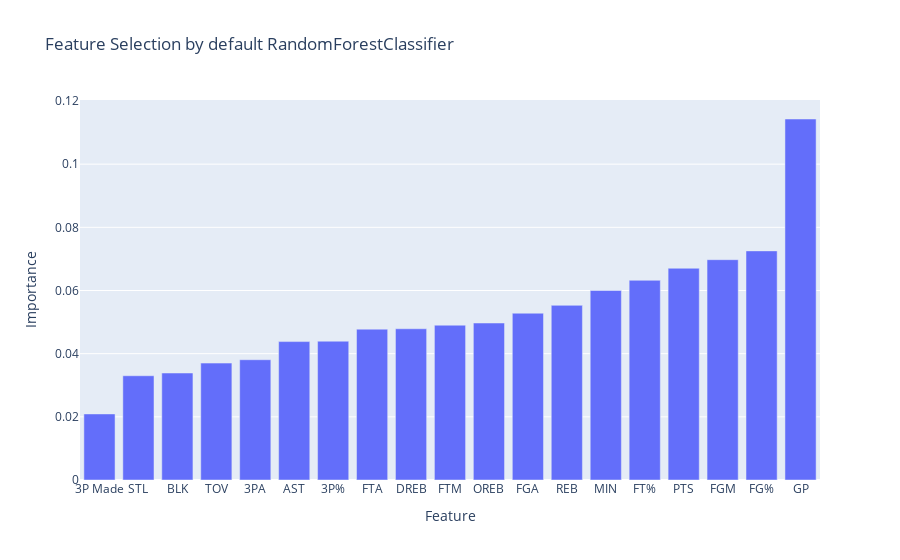

This figure's notebook cell:
### Code cell
feature_importance_tree_model(df.drop(["TARGET_5Yrs"], axis=1), df["TARGET_5Yrs"], RandomForestClassifier())

### Figure 1 — Plotly figure (JSON) as saved in the notebook; plotly's stock layout.template omitted (floating-point values rounded to 4 significant figures)
{"data": [{"alignmentgroup": "True", "hovertemplate": "Feature=%{x}<br>Importance=%{y}<extra></extra>", "legendgroup": "", "marker": {"color": "#636efa", "pattern": {"shape": ""}}, "name": "", "offsetgroup": "", "orientation": "v", "showlegend": false, "textposition": "auto", "type": "bar", "x": ["3P Made", "STL", "BLK", "TOV", "3PA", "AST", "3P%", "FTA", "DREB", "FTM", "OREB", "FGA", "REB", "MIN", "FT%", "PTS", "FGM", "FG%", "GP"], "xaxis": "x", "y": [0.02092, 0.033, 0.03388, 0.03701, 0.03808, 0.04382, 0.04395, 0.04776, 0.04788, 0.04902, 0.0497, 0.05281, 0.0553, 0.06001, 0.06323, 0.06704, 0.06976, 0.07254, 0.1143], "yaxis": "y"}], "layout": {"barmode": "relative", "legend": {"tracegroupgap": 0}, "title": {"text": "Feature Selection by default RandomForestClassifier"}, "xaxis": {"anchor": "y", "domain": [0, 1], "title": {"text": "Feature"}}, "yaxis": {"anchor": "x", "domain": [0, 1], "title": {"text": "Importance"}}}}
